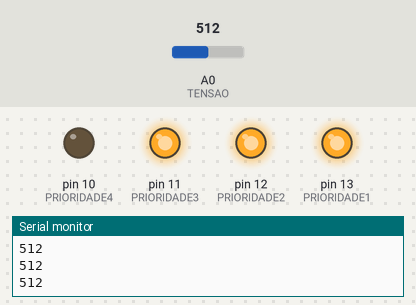
Recording of a sketch running on a simulated Arduino Uno, built with avr-gcc and run on an emulated ATmega328P. On the bench: output pins drawn as LEDs (lit = HIGH), the last lines printed to the serial monitor. The inputs (shaded band) are chosen by the test bench; at power-on: A0 (TENSAO) = 512.

Above: at 1.3 s.
1.4 s: A0 (TENSAO) set to 492
At 2.7 s:
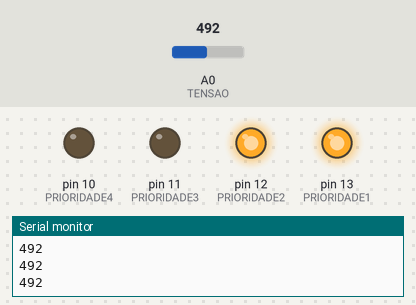
3.0 s: A0 (TENSAO) set to 272
4.5 s: A0 (TENSAO) set to 238
At 5.2 s:
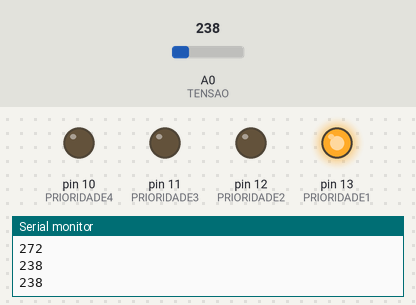
6.0 s: A0 (TENSAO) set to 775
At 6.4 s:
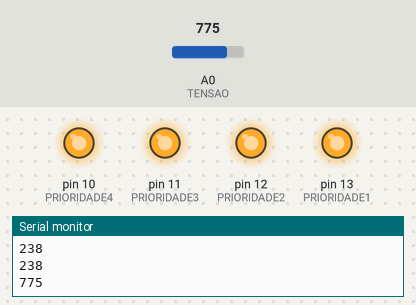
7.5 s: A0 (TENSAO) set to 756
At 8.7 s:
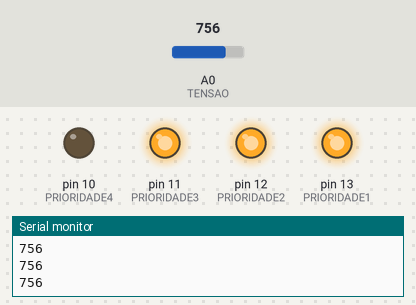
9.0 s: A0 (TENSAO) set to 900
At 9.9 s:
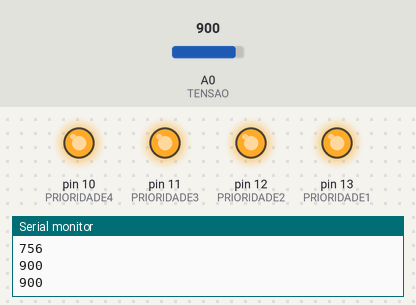
Timing chart, 0 to 11.5 s (numbered marks = the images above; inputs shaded):
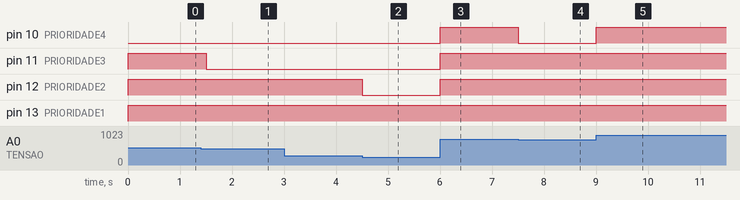

The sketch:

codigo-arduino.ino
```cpp
#define TENSAO A0

#define PRIORIDADE1 13
#define PRIORIDADE2 12
#define PRIORIDADE3 11
#define PRIORIDADE4 10

void setup()
{
 Serial.begin(9600);
 pinMode(PRIORIDADE1, OUTPUT);
 pinMode(PRIORIDADE2, OUTPUT);
 pinMode(PRIORIDADE3, OUTPUT);
 pinMode(PRIORIDADE4, OUTPUT);
}

void loop()
{
  int tensao = analogRead(TENSAO);
  Serial.println(tensao);
  if (tensao <= 255){
	digitalWrite(PRIORIDADE1,HIGH);
    digitalWrite(PRIORIDADE2,LOW);
    digitalWrite(PRIORIDADE3,LOW);
    digitalWrite(PRIORIDADE4,LOW);
  }
  else if(tensao <= 510){
	digitalWrite(PRIORIDADE1,HIGH);
    digitalWrite(PRIORIDADE2,HIGH);
    digitalWrite(PRIORIDADE3,LOW);
    digitalWrite(PRIORIDADE4,LOW);

  }
  else if(tensao <= 765){
	digitalWrite(PRIORIDADE1,HIGH);
    digitalWrite(PRIORIDADE2,HIGH);
    digitalWrite(PRIORIDADE3,HIGH);
    digitalWrite(PRIORIDADE4,LOW);
  }
  else{
	digitalWrite(PRIORIDADE1,HIGH);
    digitalWrite(PRIORIDADE2,HIGH);
    digitalWrite(PRIORIDADE3,HIGH);
    digitalWrite(PRIORIDADE4,HIGH);
  }

  delay(500);
}
```

Measured:
- the behaviour switches between 511 and 510 on A0 (TENSAO) (found by bisection; images 0 and 1)
- the behaviour switches between 256 and 255 on A0 (TENSAO) (found by bisection; images 1 and 2)
- the behaviour switches between 766 and 765 on A0 (TENSAO) (found by bisection; images 3 and 4)
- after the input at 1.4 s, pin 11 (PRIORIDADE3): HIGH → LOW after 0.10 s
- after the input at 4.5 s, pin 12 (PRIORIDADE2): HIGH → LOW at once
- after the input at 6.0 s, pin 10 (PRIORIDADE4), pin 11 (PRIORIDADE3), pin 12 (PRIORIDADE2): LOW → HIGH at once
- after the input at 7.5 s, pin 10 (PRIORIDADE4): HIGH → LOW at once
- after the input at 9.0 s, pin 10 (PRIORIDADE4): LOW → HIGH at once
